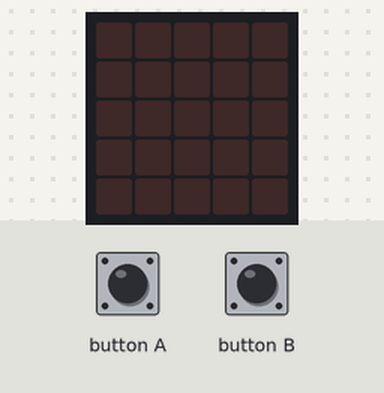
Recording of a program running on a simulated BBC micro:bit (MakeCode). Shown: the board's 5×5 LED display. Inputs (shaded band) come from the test bench. Random numbers come from a fixed seed.

Above: at 1.2 s.
1.3 s: button B pressed for 0.15 s
At 2.0 s:
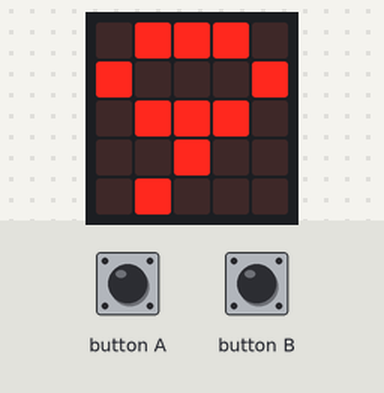
At 9.2 s:
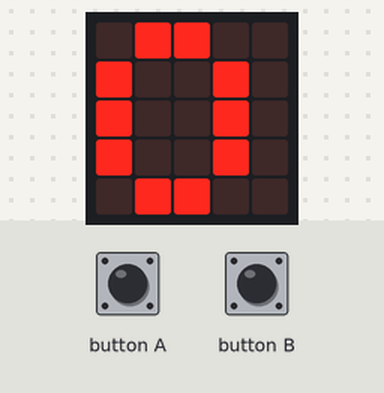
Timing chart, 0 to 10.4 s (numbered marks = the images above; inputs shaded):
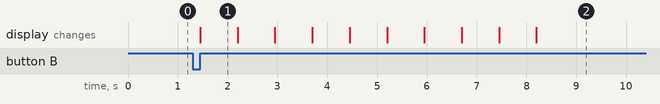

Measured:
- after the input at 1.3 s, the display: changes after 0.15 s (image 1)
- what the display in image 1 shows lasts 0.7 s, from 1.5 s to 2.2 s

The program:

main.ts
```typescript
input.onButtonPressed(Button.A, function () {
    basic.showNumber(randint(1, 6))
})
input.onButtonPressed(Button.B, function () {
    basic.showNumber(9)
    basic.showNumber(8)
    basic.showNumber(7)
    basic.showNumber(6)
    basic.showNumber(5)
    basic.showNumber(4)
    basic.showNumber(3)
    basic.showNumber(2)
    basic.showNumber(1)
    basic.showNumber(0)
})
```

test.ts
```typescript
// 在這裡測試；當此封包作為擴充功能時，將不會編譯此內容。
```
